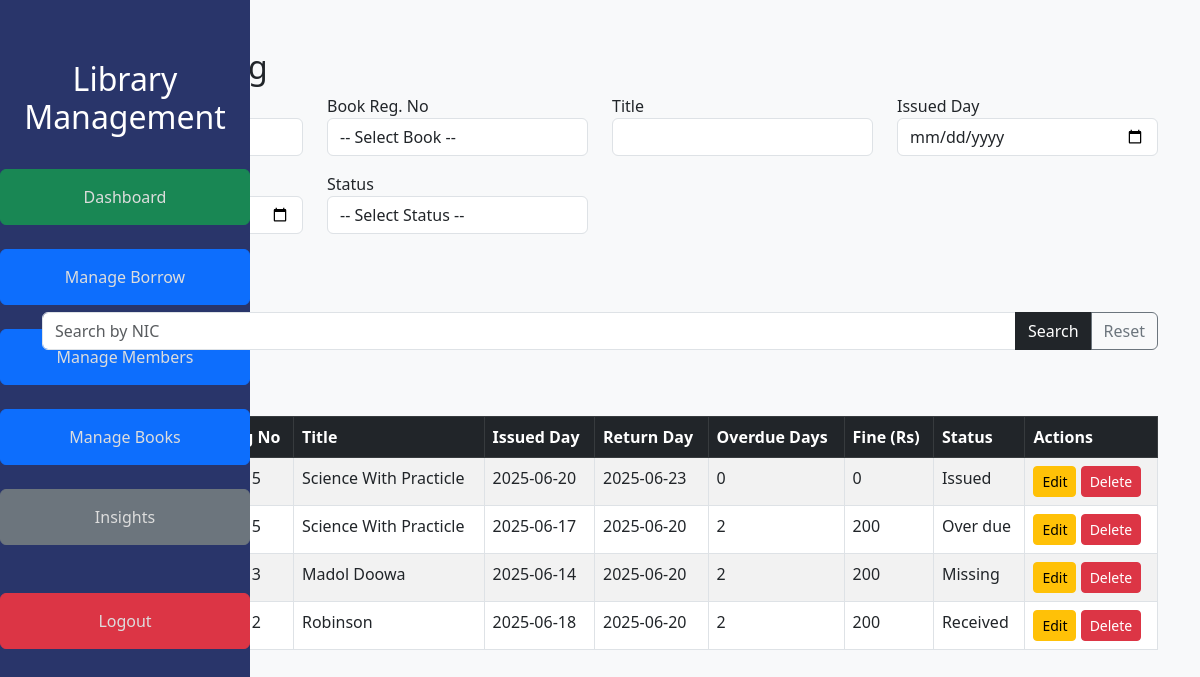
Screenshot of /borrowing.php with the database file from the repository.
### tables this page shows
CREATE TABLE `borrowing` (
  `borro_id` int(11) NOT NULL,
  `reg_no` varchar(20) DEFAULT NULL,
  `nic` varchar(20) DEFAULT NULL,
  `title` varchar(255) DEFAULT NULL,
  `issued_day` date DEFAULT NULL,
  `return_day` date DEFAULT NULL,
  `no_of_over_due_date` int(11) DEFAULT '0',
  `due_fine` int(11) DEFAULT '0',
  `status` varchar(20) DEFAULT NULL
);

### borrowing.php (the view, shortened to what this page needs)
<?php
include "./db.php";
$editData = null;
$searchNIC = $_GET['search_nic'] ?? '';
$searchQuery = "SELECT * FROM borrowing";
$searchQuery .= " ORDER BY borro_id DESC";
$result = $conn->query($searchQuery);
?>
<!DOCTYPE html>
<html>
<head>
    <link href="https://cdn.jsdelivr.net/npm/bootstrap@5.3.0/dist/css/bootstrap.min.css" rel="stylesheet">
    <link rel="stylesheet" href="./sidebar.css">
</head>
<body class="bg-light">
<?php include("./sidebar.php"); ?>
<div class="container mt-5">
    <h2><?= $editData ? 'Edit Borrowing' : 'Add Borrowing'; ?></h2>
    <form method="POST" class="mb-4">
        <div class="row">
            <div class="col-md-3 mb-3">
                <label>NIC</label>
            </div>
            <div class="col-md-3 mb-3">
                <label>Book Reg. No</label>
                <select name="reg_no" id="reg_no" class="form-control" required onchange="autoFillTitle()">
                    <option value="">-- Select Book --</option>
                </select>
            </div>
            <div class="col-md-3 mb-3">
                <label>Title</label>
                <input type="text" name="title" id="title" class="form-control" readonly value="<?= $editData['title'] ?? '' ?>">
            </div>
            <div class="col-md-3 mb-3">
                <label>Issued Day</label>
                <input type="date" name="issued_day" class="form-control" required value="<?= $editData['issued_day'] ?? '' ?>">
            </div>
            <div class="col-md-3 mb-3">
                <label>Return Day</label>
            </div>
            <div class="col-md-3 mb-3">
                <label>Status</label>
                <select name="status" class="form-control" required>
                    <option value="">-- Select Status --</option>
                </select>
            </div>
        </div>
        <button type="submit" name="save" class="btn btn-<?= $editData ? 'primary' : 'success' ?>">
        </button>
    </form>
    <form method="GET" class="mb-4">
        <div class="input-group">
            <input type="text" name="search_nic" class="form-control" placeholder="Search by NIC" value="<?= htmlspecialchars($searchNIC) ?>">
            <button class="btn btn-dark" type="submit">Search</button>
            <a href="borrowing.php" class="btn btn-outline-secondary">Reset</a>
        </div>
    </form>
    <h3>Borrowings List</h3>
    <table class="table table-bordered table-striped">
        <thead class="table-dark">
        <tr>
            <th>ID</th>
            <th>NIC</th>
            <th>Reg No</th>
            <th>Title</th>
            <th>Issued Day</th>
            <th>Return Day</th>
            <th>Overdue Days</th>
            <th>Fine (Rs)</th>
            <th>Status</th>
            <th>Actions</th>
        </tr>
        </thead>
        <tbody>
        <?php while ($row = $result->fetch_assoc()): ?>
            <tr>
                <td><?= $row['borro_id'] ?></td>
                <td><?= $row['nic'] ?></td>
                <td><?= $row['reg_no'] ?></td>
                <td><?= $row['title'] ?></td>
                <td><?= $row['issued_day'] ?></td>
                <td><?= $row['return_day'] ?></td>
                <td><?= $row['no_of_over_due_date'] ?></td>
                <td><?= $row['due_fine'] ?></td>
                <td><?= ucfirst($row['status']) ?></td>
                <td>
                    <a href="?edit=<?= $row['borro_id'] ?>" class="btn btn-sm btn-warning">Edit</a>
                    <a href="?delete=<?= $row['borro_id'] ?>" onclick="return confirm('Are you sure?')" class="btn btn-sm btn-danger">Delete</a>
                </td>
            </tr>
        <?php endwhile; ?>
        </tbody>
    </table>
</div>
</body>
</html>

### sidebar.php
<div class="sidebar">
    <h2 class="text-center">Library Management</h2><br>
    <a class="btn btn-success" href="./dashboard.php">Dashboard</a><br>
    <a class="btn btn-primary" href="./borrowing.php">Manage Borrow</a><br>
    <a class="btn btn-primary" href="./borrowers.php">Manage Members</a><br>
    <a class="btn btn-primary" href="./book.php">Manage Books</a><br>
    <a class="btn btn-secondary" href="./reports.php">Insights</a><br><br>
    <a class="btn btn-danger" href="./logout.php">Logout</a>
</div>

### sidebar.css (style rules this page uses)
body { min-height: 100vh; display: flex; }
.sidebar { height: 100vh; width: 250px; position: fixed; top: 0; left: 0; background-color: rgb(41, 53, 106); padding-top: 60px; color: white; }
.sidebar a { color: #ddd; padding: 15px; display: block; text-decoration: none; cursor: pointer; }

### rows the page displays
borrowing: title "Science With Practicle", issued_day "2025-06-20", return_day "2025-06-23", no_of_over_due_date "0", due_fine "0", status "Issued"
borrowing: title "Science With Practicle", issued_day "2025-06-17", return_day "2025-06-20", no_of_over_due_date "2", due_fine "200", status "Over due"
borrowing: title "Madol Doowa", issued_day "2025-06-14", return_day "2025-06-20", no_of_over_due_date "2", due_fine "200", status "Missing"
borrowing: title "Robinson", issued_day "2025-06-18", return_day "2025-06-20", no_of_over_due_date "2", due_fine "200", status "Received"
